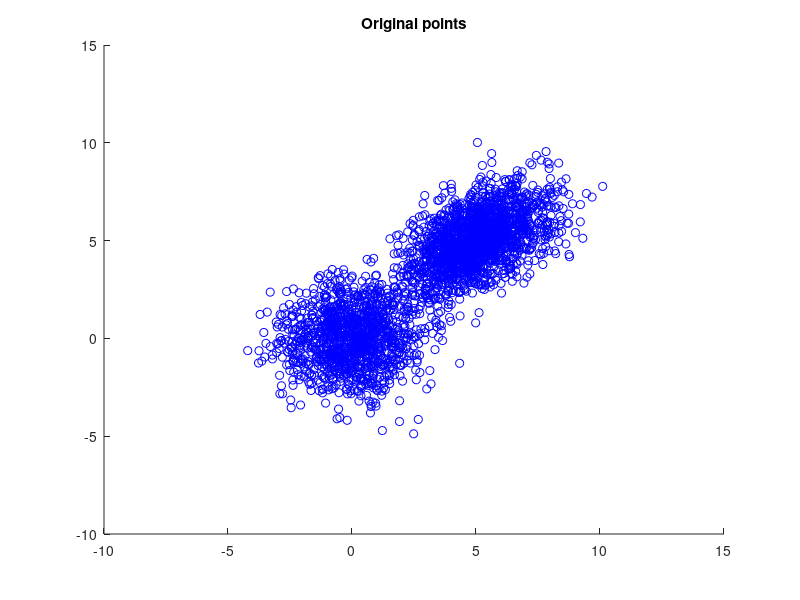

MATLAB code for this plot: (Note: this script raises an error after producing the figure.)
%% Q1
% We apply the mean shift algorithm for clustering
%%
tic
clear all
close all
clc

x1=0;
y1=0;
C1=[2,0; 0,2];
x2=5;
y2=5;
C2=[2,1;1,2];

N = 3000; %Number of points
sigma = 2;

points_matrix=zeros(2,N);
clustered_points_matrix=zeros(2,N);


for i=1:N
    p1 = mvnrnd([x1 y1],C1); % sample from 1st Gaussian
    p2 = mvnrnd([x2 y2],C2); % sample from 2nd Gaussian
    a = rand(1); % samples from a uniform random distribution
    if (a <= 0.4) 
        points_matrix(:,i) = p1'; 
    else points_matrix(:,i) = p2'; 
    end
end

figure;
scatter(points_matrix(1,:),points_matrix(2,:),'b');
title('Original points');

original_points_matrix = points_matrix;

iterations=0;
%%
%Waitbar
h = waitbar(0,'Clustering');
set(h,'Name','Clustering progress');
for i=1:N                    %For each point
%     old_point=points_matrix(:,i);
    error=inf;
    while error>0.001
        iterations=iterations+1;
%         repeated = repmat(old_point,1,N);
        repeated = repmat([points_matrix(1,i); points_matrix(2,i)], 1, N);
        
        weights = -1*sum((points_matrix - repeated).*(points_matrix - repeated),1)/(2*sigma*sigma);
        weights = exp(weights);
        sum_of_weights = sum(weights,2);
		
        old_point = points_matrix(:,i);
        
        points_matrix(1,i) = sum((weights .* points_matrix(1,:)),2)/sum_of_weights;
        points_matrix(2,i) = sum((weights .* points_matrix(2,:)),2)/sum_of_weights;
        error = norm(old_point - points_matrix(:,i));
    end
    clustered_points_matrix(:,i)=points_matrix(:,i);
    %---------- Shuld we update together or do it with every new calculated
    %vector. This isnt exactly gradient descent--------------
    points_matrix = original_points_matrix;
    waitbar(i/N);
end
close(h);
iterations = iterations/N;

%%
% In the below figure, the clustered points are in red(they look just like
% one point but they actually are multiple points clustered too close) and the
% original points are in blue.
figure;
% scatter(points_matrix(1,:),points_matrix(2,:),'b');
scatter(original_points_matrix(1,:),original_points_matrix(2,:),'b');
hold on
scatter(clustered_points_matrix(1,:),clustered_points_matrix(2,:),'r');
title('Original points: Blue, Clustered points : Red');
%%
disp(['Average number of iterations for convergence of each point = ' num2str(iterations)]);

toc